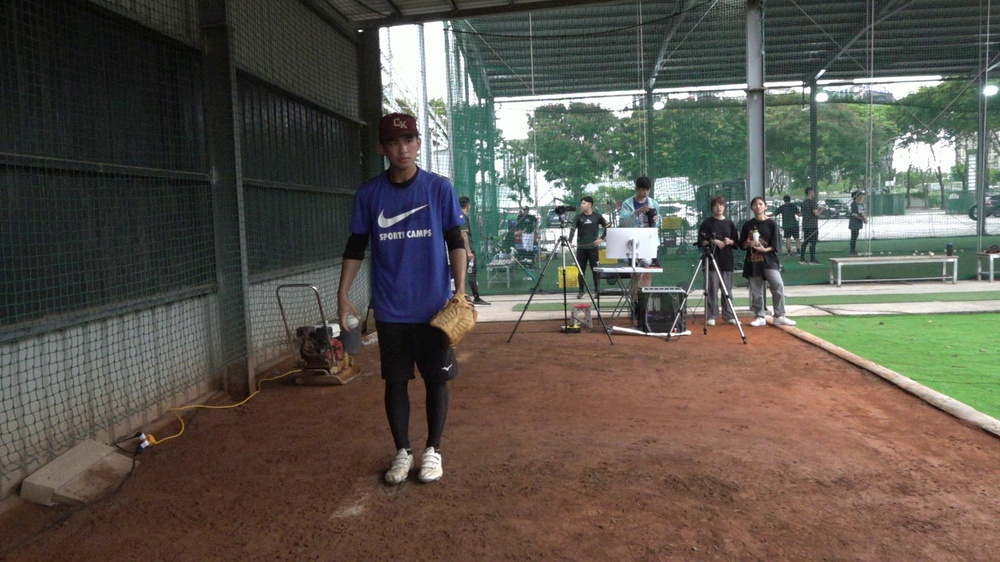
#> input picture test.jpg, 1000 x 562 px, shrunk from 1920 x 1080 before the run; the run also reads 1 picture not shown here
$ python test.py
#> lines starting #> are read from the running program, lines starting #| are printed output that depends on the picture
import cv2
import numpy as np
import os

# 設定參數
input_image_path = './test.jpg'  # 請改成你的照片路徑
output_video_path = 'output_video.avi'  # 改為 AVI 格式
frame_rate = 30  # 每秒幀數
duration = 5     # 影片秒數

# 讀取圖片
img = cv2.imread(input_image_path)
#> img is the input picture: shape (562, 1000, 3); mean B, G, R 77.7, 86.5, 91.7
if img is None:
    print("無法讀取圖片，請檢查路徑是否正確")
    exit()

height, width = img.shape[:2]
#> height = 562; width = 1000
total_frames = frame_rate * duration

# 定義影片寫入器，使用 XVID 編碼
fourcc = cv2.VideoWriter_fourcc(*'XVID')  # 改為 XVID
out = cv2.VideoWriter(output_video_path, fourcc, frame_rate, (width, height))

# 生成每一幀並檢查寫入前一致性
for i in range(total_frames):
    new = img.copy()  # 創建副本
    if np.array_equal(img, new):
        print(f"Frame {i} before write: identical to original")
    else:
        print(f"Frame {i} before write: DIFFERENT from original")
    out.write(new)

# 釋放資源
out.release()
print(f"影片已生成：{output_video_path}")

# 從影片讀回幀並檢查一致性
cap = cv2.VideoCapture(output_video_path)
frame_count = 0
while cap.isOpened():
    ret, frame = cap.read()
    if not ret:
        break
    # 比較讀回的幀與原始圖像
    if np.array_equal(img, frame):
        print(f"Frame {frame_count} after read: identical to original")
    else:
        print(f"Frame {frame_count} after read: DIFFERENT from original")
        # 如果不同，計算最大像素差異
        diff = np.abs(img - frame)
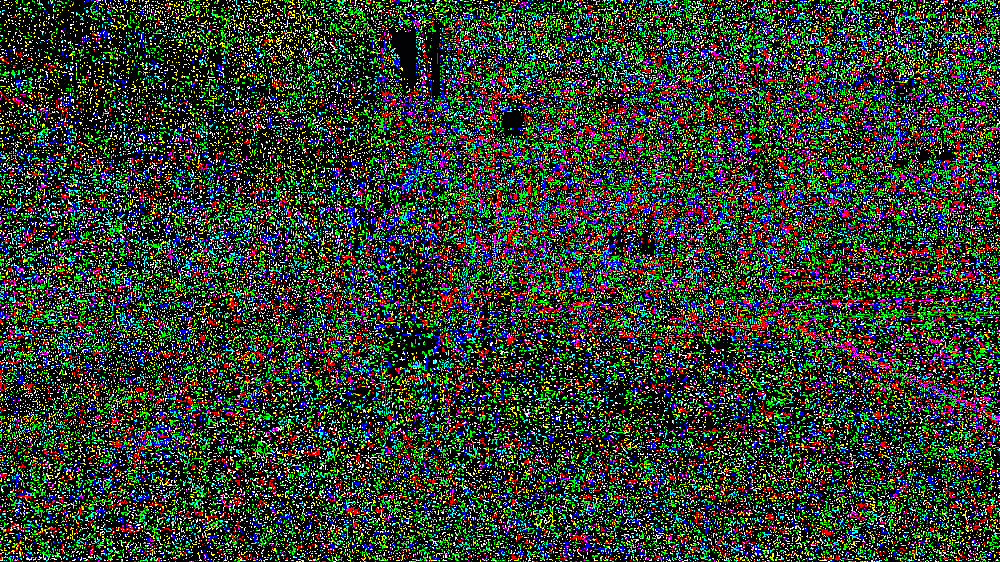
#> diff: shape (562, 1000, 3); mean B, G, R 47.1, 62.4, 49
        print(f"Max pixel difference: {diff.max()}")
    frame_count += 1

cap.release()
cv2.destroyAllWindows()
